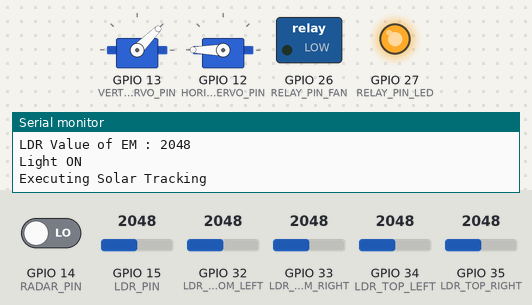
This sketch was run on a simulated ESP32. On the bench: 2 × servo, switched loads named in the sketch (green lamp = pin HIGH), output pins drawn as LEDs (lit = HIGH), the last lines printed to the serial monitor. Inputs (shaded band) come from the test bench; at power-on: GPIO 32 (LDR_BOTTOM_LEFT) = 2048, GPIO 15 (LDR_PIN) = 2048, GPIO 33 (LDR_BOTTOM_RIGHT) = 2048, GPIO 14 (RADAR_PIN) LOW, GPIO 34 (LDR_TOP_LEFT) = 2048, GPIO 35 (LDR_TOP_RIGHT) = 2048. WiFi joins after 1.5 s; servers stay silent unless stated.

Above: at 5.1 s.
5.2 s: GPIO 32 (LDR_BOTTOM_LEFT) set to 2096
At 5.54 s:
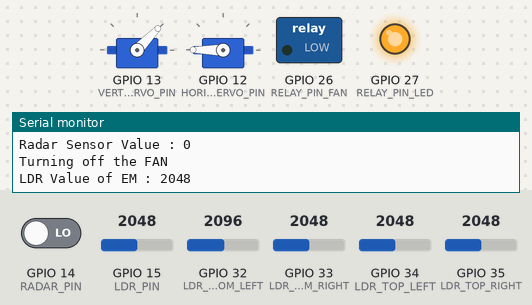
8.2 s: GPIO 32 (LDR_BOTTOM_LEFT) set to 2162
At 8.52 s:
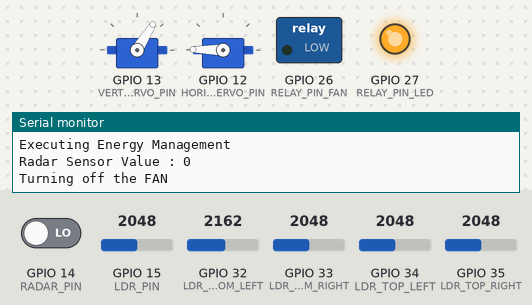
11.2 s: GPIO 15 (LDR_PIN) set to 3541
14.2 s: GPIO 15 (LDR_PIN) set to 3629
At 14.42 s:
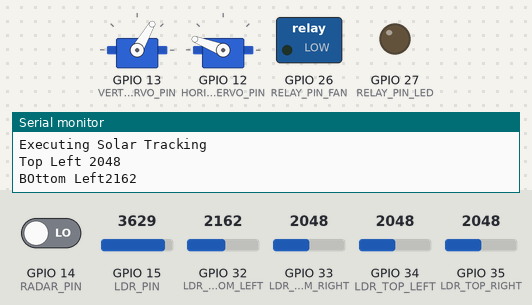
17.2 s: GPIO 33 (LDR_BOTTOM_RIGHT) set to 1779
20.2 s: GPIO 33 (LDR_BOTTOM_RIGHT) set to 1689
At 20.65 s:
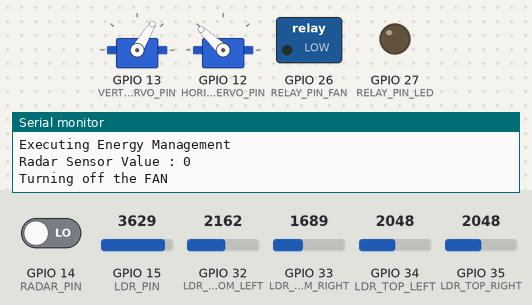
Timing chart, 0 to 27.5 s (numbered marks = the images above; inputs shaded):
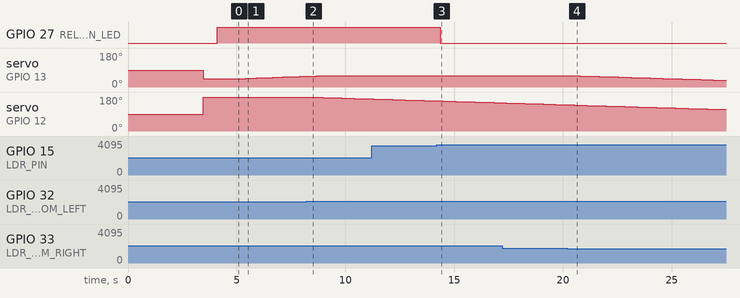

Measured:
- the behaviour switches between 2129 and 2130 on GPIO 32 (LDR_BOTTOM_LEFT) (found by bisection; images 1 and 2)
- the behaviour switches between 3599 and 3600 on GPIO 15 (LDR_PIN) (found by bisection; images 2 and 3)
- the behaviour switches between 1740 and 1739 on GPIO 33 (LDR_BOTTOM_RIGHT) (found by bisection; images 3 and 4)
- after the input at 5.2 s, servo on GPIO 13 (VERTICAL_SERVO_PIN): moves from 45° to 57° over 2.7 s, starting after 0.22 s
- after the input at 8.2 s, servo on GPIO 12 (HORIZONTAL_SERVO_PIN): moves from 180° to 170° over 2.6 s, starting after 0.18 s
- after the input at 14.2 s, GPIO 27 (RELAY_PIN_LED): HIGH → LOW after 0.17 s
- after the input at 20.2 s, servo on GPIO 13 (VERTICAL_SERVO_PIN): moves from 60° to 36° over 6.7 s, starting after 0.31 s

The sketch:

mainCode.ino
```cpp
#include "configs/configs.h"
#include "configs/pins.h"
#include "configs/project.h"
#include <ESP32Servo.h>
#include <ThingSpeak.h>
#include <WiFi.h>
// #include <WiFiClient.h>

Servo Vertical_Servo;
Servo Horizontal_Servo;

const char *ssid = "TP-Link_2.4G";
const char *password = "AP32#0597ap@32";
const char *server = "api.thingspeak.com";
const char *apiKey = "TP84T1ANZST8RVXM";

void Solar_Tracking();
void Energy_Mangement();
void Energy_Monitoring();
float getVPP(int sensor);

// PIN Decelerations
short V_current_position = 45;
short H_current_position = 180;

// // NOTE: Multithreading Handlers
//
// TaskHandle_t solar_tracking_id;
// TaskHandle_t energy_management_id;

// TODO: Complete the code Thinkspeak

WiFiClient client;

void setup() {
  Serial.begin(9600);
  // analogReadResolution(10);
  delay(50);

  Vertical_Servo.attach(VERTICAL_SERVO_PIN);
  Horizontal_Servo.attach(HORIZONTAL_SERVO_PIN);

  // For Energy_Mangement
  pinMode(RELAY_PIN_LED, OUTPUT); // initialize relay as an output
  pinMode(RELAY_PIN_FAN, OUTPUT); // initialize relay as an output
  pinMode(RADAR_PIN, INPUT);      // initialize sensor as an input
                                  //
  delay(3000);

  // NOTE: Configs related to Energy_Mangement

  pinMode(RADAR_PIN, INPUT);

  WiFi.begin(ssid, password);
  delay(400);
  ThingSpeak.begin(client);
  Vertical_Servo.write(V_current_position);
  Horizontal_Servo.write(H_current_position);

  Serial.println("Finished Configuring");
  delay(500);
}
void loop() {
  Serial.println("Executing Solar Tracking");
  Solar_Tracking();
  Serial.println("Executing Energy_Management");
  Energy_Management();
  // Serial.println("Executing Energy_Monitoring");
  // Energy_Monitoring();
}

void Solar_Tracking() {

  int avg_top = avg(LDR_TOP_RIGHT, LDR_TOP_LEFT);
  int avg_bottom = avg(LDR_BOTTOM_LEFT, LDR_BOTTOM_RIGHT);

  int avg_left = avg(LDR_TOP_LEFT, LDR_BOTTOM_LEFT);
  int avg_right = avg(LDR_TOP_RIGHT, LDR_BOTTOM_RIGHT);
  Serial.println("Top Left " + String(analogRead(LDR_TOP_LEFT)));
  Serial.println("BOttom Left" + String((analogRead(LDR_BOTTOM_LEFT))));
  Serial.println("Top Right " + String(analogRead(LDR_TOP_RIGHT)));
  Serial.println("Bottom Right" + String(analogRead(LDR_BOTTOM_RIGHT)));

  int diff_vert = avg_top - avg_bottom; // check the difference of up and down
  int diff_horiz =
      avg_left - avg_right; // check the difference of left and right
  if (-1 * TOLERANCE > diff_vert || diff_vert > TOLERANCE) {
    if (avg_top < avg_bottom) {
      V_current_position++;
      if (V_current_position > V_SERVO_LIMIT_HIGH) {
        V_current_position = V_SERVO_LIMIT_HIGH;
      }
    } else if (avg_top > avg_bottom) {
      V_current_position--;
      if (V_current_position < V_SERVO_LIMIT_LOW) {
        V_current_position = V_SERVO_LIMIT_LOW;
      }
    }
    Serial.print("V : ");
    Serial.println(V_current_position);
    Vertical_Servo.write(V_current_position);
  }

  if (-1 * TOLERANCE > diff_horiz || diff_horiz > TOLERANCE) {
    if (avg_left < avg_right) {
      H_current_position++;
      if (H_current_position > H_SERVO_LIMIT_HIGH) {
        H_current_position = H_SERVO_LIMIT_HIGH;
      }
    }
    if (avg_left > avg_right) {
      H_current_position--;
      if (H_current_position < H_SERVO_LIMIT_LOW) {
        H_current_position = H_SERVO_LIMIT_LOW;
      }
    }
    Horizontal_Servo.write(H_current_position);
    Serial.print("H : ");
    Serial.println(H_current_position);
    Serial.println("avg left : " + String(avg_left));
    Serial.println("avg roght " + String(avg_right));
  }
  delay(10);
}

void Energy_Management() {
  // Fan Controll
  Serial.println("Executing Energy Management");
  Serial.println("Radar Sensor Value : " + String(digitalRead(RADAR_PIN)));
  if (digitalRead(RADAR_PIN) == HIGH) {
    digitalWrite(RELAY_PIN_FAN, HIGH);
    Serial.println("Truning on the FAN");
  } else {
    digitalWrite(RELAY_PIN_FAN, LOW); // turn relay OFF (light OFF)
    Serial.println("Turning off the FAN");
  }
  // Light Controll
  Serial.println("LDR Value of EM : " + String(analogRead(LDR_PIN)));

  if (analogRead(LDR_PIN) >= 3600) {
    digitalWrite(RELAY_PIN_LED, LOW);
    Serial.println("Light OFF");
  } else {
    digitalWrite(RELAY_PIN_LED, HIGH);
    Serial.println("Light ON");
  }
  //
  delay(1);
}
void Energy_Monitoring() {
  float Watt = 0.0;
  float readValue;
  int maxValue = 4095;
  int minValue = 0;
  uint32_t start_time = millis();
  Serial.println(start_time);
  while (1000) // sample for 1 Sec
  {
    readValue = analogRead(2);
    // see if you have a new maxValue
    if (readValue > maxValue) {
      /*record the maximum sensor value*/
      maxValue = readValue;
    }
    if (readValue < minValue) {
      /*record the minimum sensor value*/
      minValue = readValue;
    }
  }
  float voltage = (readValue / 4096);

  Serial.println(voltage);
  delay(100);
  Serial.println(analogRead(2));

  ThingSpeak.writeField(2537564, 2, Watt, apiKey);
}
```

configs.h
```cpp
// NOTE: For Solar Tracking;

// Setting the LDR resistance Value thresholds

const int LDR_VALUE_HIGH = 495;

const int LDR_VALUE_LOW = 20;

// NOTE:  Horizontal Servo
const int H_SERVO_LIMIT_HIGH = 180;
const int H_SERVO_LIMIT_LOW = 5;

// NOTE: Vertical Servo
const int V_SERVO_LIMIT_HIGH = 60;
const int V_SERVO_LIMIT_LOW = 30;

const int TOLERANCE = 40;

// NOTE: For Energy Monitoring
const int SUPPLY_VOLTAGE = 5;
```

pins.h
```cpp
// WARN: Set all Pin Configuration and Setup related to Solar Tracking is
// Defined Here Here
const int LDR_TOP_RIGHT = 35;
const int LDR_TOP_LEFT = 34;
const int LDR_BOTTOM_RIGHT = 33;
const int LDR_BOTTOM_LEFT = 32;

const int HORIZONTAL_SERVO_PIN = 12;
const int VERTICAL_SERVO_PIN = 13;

const int SOLAR_MEASURE_PIN = 25;
// WARN: All Pins Related to Energy management is defined Here

const int RELAY_PIN_LED = 27;
const int RELAY_PIN_FAN = 26;

const int RADAR_PIN = 14;
const int LDR_PIN = 15;

// WARN: All Pins Related to Energy Monitroing

const int CURRENT_SENSOR_PIN = 02;
```

project.h
```cpp
/* Author : Arun CS
 * Github : https://github/.com/aruncs31ss
 */

unsigned short avg(unsigned short pin_1, unsigned short int pin_2) {
  return (analogRead(pin_1) + analogRead(pin_2) / 2);
}
float measure_voltage(short pin, int og_voltage) {
  Serial.println(analogRead(pin));
  return ((float)analogRead(pin) / 4095) * og_voltage;
}
```
